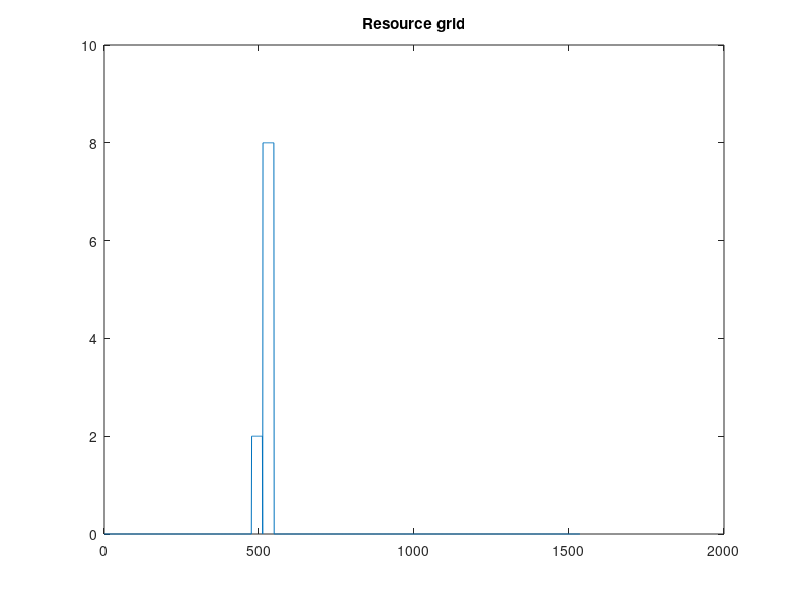
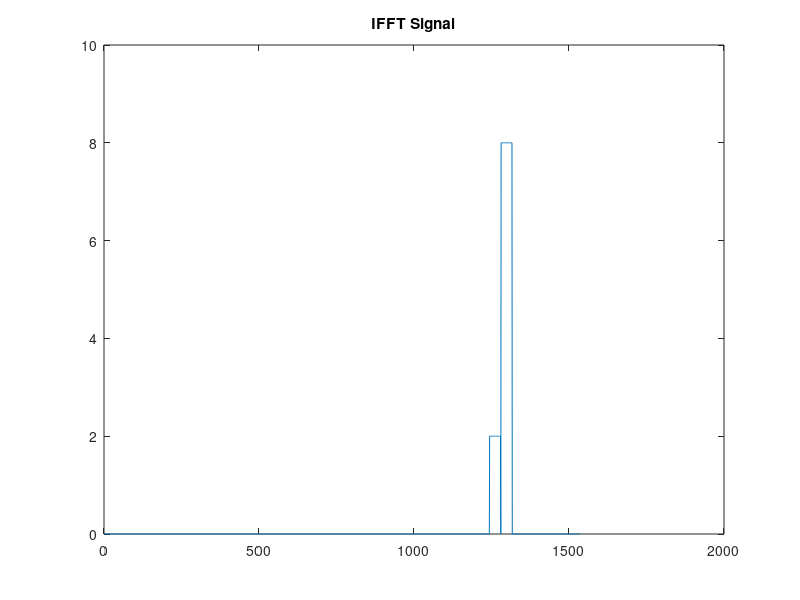
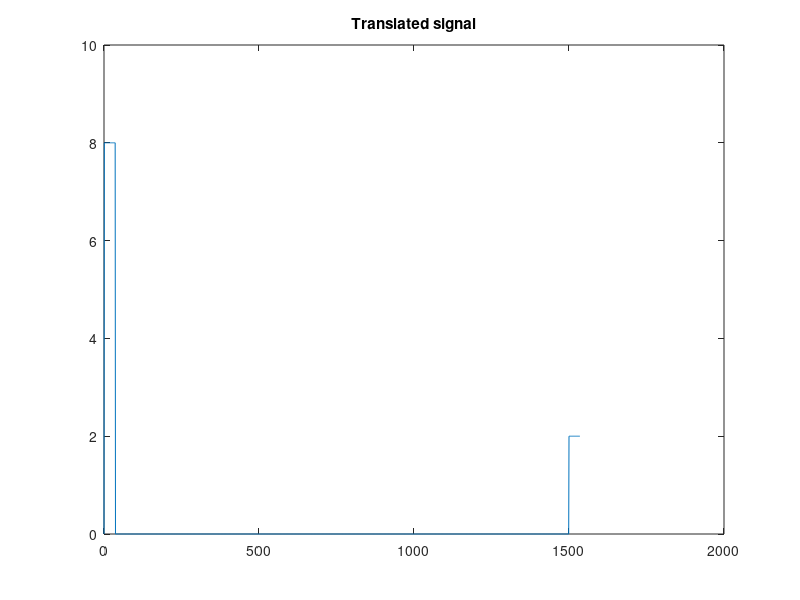
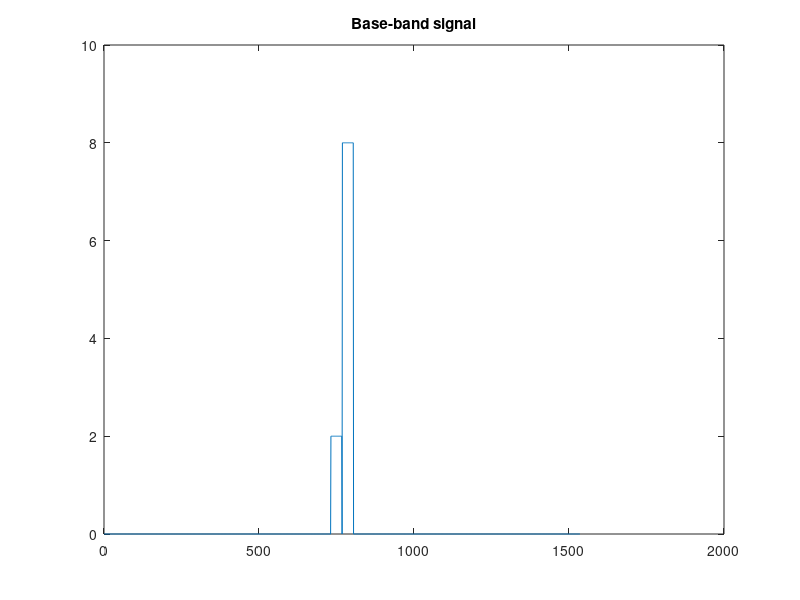

MATLAB code to generate these figures, in order:
clear all;close all;clc

% Definitions.
RADIO_FFT_LEN = 1536;

VPHY_FFT_LEN = 128;

VPHY_NOF_PRB = 6;

NOF_RE = 12;

channel = 4;

dc_pos = channel*VPHY_FFT_LEN;

init_pos = dc_pos - (VPHY_NOF_PRB*NOF_RE/2);

%% Initialize vectors.
resource_grid = complex(zeros(1,RADIO_FFT_LEN),zeros(1,RADIO_FFT_LEN));
ifft_buffer = complex(zeros(1,RADIO_FFT_LEN),zeros(1,RADIO_FFT_LEN));
baseband = complex(zeros(1,RADIO_FFT_LEN),zeros(1,RADIO_FFT_LEN));

%% Map symbols into resource grid.
lower_part = complex(ones(1,(VPHY_NOF_PRB*NOF_RE/2)),ones(1,(VPHY_NOF_PRB*NOF_RE/2)));
upper_part = 2*complex(ones(1,(VPHY_NOF_PRB*NOF_RE/2)),ones(1,(VPHY_NOF_PRB*NOF_RE/2)));

adj_init_pos = init_pos+1;
resource_grid(adj_init_pos:adj_init_pos+(VPHY_NOF_PRB*NOF_RE/2)-1) = lower_part;
resource_grid(adj_init_pos+(VPHY_NOF_PRB*NOF_RE/2)+1:adj_init_pos+(VPHY_NOF_PRB*NOF_RE/2)+(VPHY_NOF_PRB*NOF_RE/2)) = upper_part;

figure;
plot(0:1:RADIO_FFT_LEN-1, abs(resource_grid).^2);
title('Resource grid');

%% Swap lower and upper parts.
%ifft_buffer(1:(RADIO_FFT_LEN/2)+1) = resource_grid((RADIO_FFT_LEN/2):end);
%ifft_buffer((RADIO_FFT_LEN/2)+2:end) = resource_grid(1:(RADIO_FFT_LEN/2)-1);

ifft_buffer = ifftshift(resource_grid);

figure;
plot(0:1:RADIO_FFT_LEN-1, abs(ifft_buffer).^2);
title('IFFT Signal');

% Apply IFFT.
ifft_signal = ifft(ifft_buffer,RADIO_FFT_LEN);

% Create frequency shifter.
ko = -(768+dc_pos);
n = 0:1:RADIO_FFT_LEN-1;
freq_offset = exp((1i.*2.*pi.*ko.*n)./RADIO_FFT_LEN);

% Translate signal into baseband.
translated_signal = ifft_signal.*freq_offset;

% FFt of translated signal.
translated_signal_fft = fft(translated_signal);

figure;
plot(0:1:RADIO_FFT_LEN-1, abs(translated_signal_fft).^2)
title('Translated signal');

% Swap lower and upper parts.
%baseband(1:(RADIO_FFT_LEN/2)-1) = translated_signal_fft((RADIO_FFT_LEN/2)+2:end);
%baseband((RADIO_FFT_LEN/2):end) = translated_signal_fft(1:(RADIO_FFT_LEN/2)+1);
baseband = fftshift(translated_signal_fft);

figure;
plot(0:1:RADIO_FFT_LEN-1, abs(baseband).^2)
title('Base-band signal');

